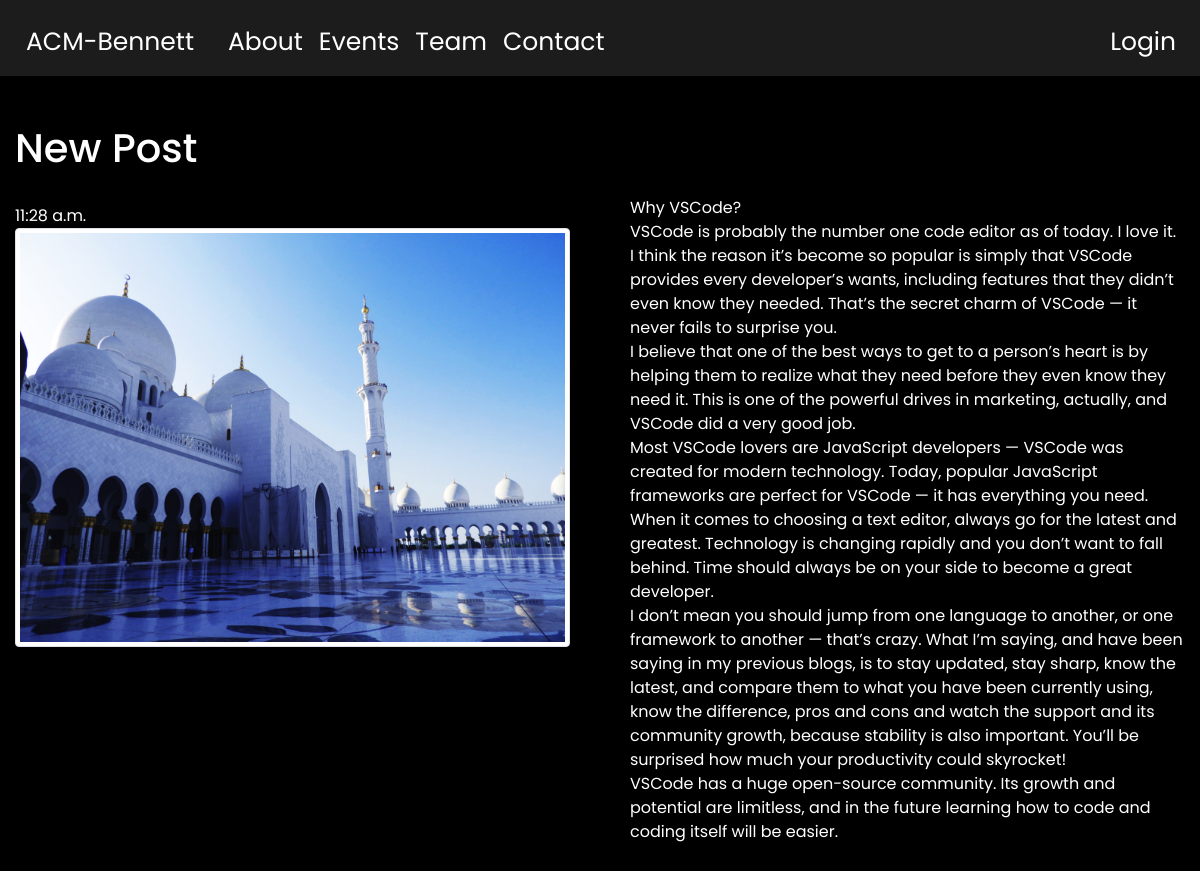
Page /post/13/details/ on the committed database.
### blog/models.py (models this page shows, shortened)
class Post(models.Model):
    title = models.CharField(max_length=100, unique=True)
    profile_pic = models.ImageField(upload_to = 'images/')
    text = models.TextField()
    created_date = models.DateTimeField(default=timezone.now)
    published_date = models.TimeField(blank=True, null=True)

### blog/views.py (the view)
# urls.py: path('post/<int:pk>/details/', views.PostDetailView.as_view(), name='post_detail'),
class PostDetailView(generic.DetailView):
    model = Post

### blog/templates/blog/post_detail.html (shortened to what this page needs)
{% extends 'base.html' %}
{% block content %}
<div class="row">
    <div class="col col-lg-6 col-12">
        <div class="container">
            <br><br>
            <h1>{{ post.title }}</h1>
            <br>
            {% if post.published_date %}
                {{post.published_date}}
            {% else %}
                <a class="btn btn-primary" href="{% url 'post_publish' pk=post.pk %}">Publish</a>
                <br><br>
            {% endif %}
            <img src="{{ post.profile_pic.url }}" class="img-thumbnail" alt="Sorry">
        </div>
    </div>
    <div class="col col-lg-6 col-12">
        <div class="container">
            <br><br><br><br><br>
            <p>{{ post.text|safe|linebreaksbr }}</p>
            <br><br><br>
        </div>
    </div>
</div>
{% endblock %}

### blog/static/css/master.css (style rules this page uses)
body { background-color: black; color: white; font-family: 'Poppins', sans-serif; }
.img-thumbnail { margin-bottom: 10px; }

### rows in the picture
Post: title "New Post", published_date "11:28 a.m.", profile_pic (picture), text "Why VSCode? VSCode is probably the number one code editor as of today. I love it. I think the reason it’s become so popular is simply that VSCode provides every developer’s wants, including features that they didn’t even know they needed. That’s the secret charm of VSCode — it never fails to surprise you. I believe that one of the best ways to get to a person’s heart is by helping them to realize what they need before they even know they need it. This is one of the powerful drives in marketing, actually, and VSCode did a very good job. Most VSCode lovers are JavaScript developers — VSCode was created for modern technology. Today, popular JavaScript frameworks are perfect for VSCode — it has…"
